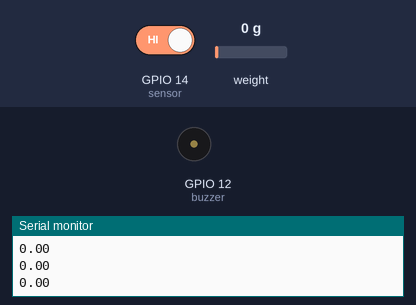
This sketch was run on a simulated ESP8266 (NodeMCU). Shown: buzzer (waves = sounding, pin HIGH), the last lines printed to the serial monitor. The inputs (shaded band) are chosen by the test bench; at power-on: GPIO 14 (sensor) HIGH, weight on the scale 0 g.

Above: at 3.7 s.
3.8 s: GPIO 14 (sensor) driven LOW
At 4.8 s:
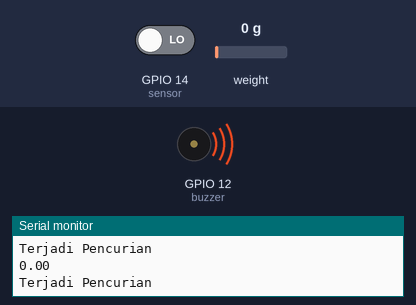
8.4 s: GPIO 14 (sensor) driven HIGH
At 9.8 s:
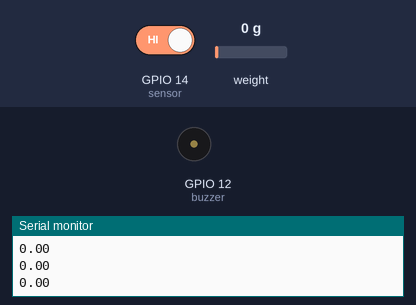
Timing chart, 0 to 10.9 s (numbered marks = the images above; inputs shaded):
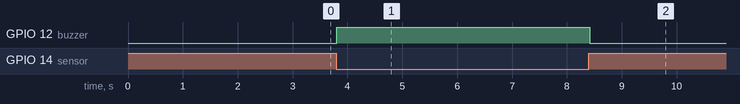

Measured:
- after the input at 3.8 s, GPIO 12 (buzzer): LOW → HIGH at once
- after the input at 8.4 s, GPIO 12 (buzzer): HIGH → LOW at once

The sketch:

Truck_Telegram.ino
```cpp
#include "HX711.h"
#include <ESP8266WiFi.h>
#include "Adafruit_Fingerprint.h"
#include "CTBot.h"                                                  // Memanggil library CTBot
CTBot myBot;

#define DOUT  5
#define CLK  4

String ssid  = "Server Project";
String pass  = "Master75wew";
String token = "5661450449:AAFrWAR-iRU0cBXYd1UZZ1RMlc58M3Rj1lc";

HX711 scale(DOUT, CLK);
float calibration_factor = 410;
float GRAM, nilai_berat, nilai_batas_bawah = 10000, nilai_batas_atas = 10000, batas_ambang = 100;
int sensor = 14, buzzer = 12;

void setup() {
  Serial.begin(9600);
  pinMode(sensor, INPUT_PULLUP);
  pinMode(buzzer, OUTPUT);
  Serial.println();
  Serial.print("Connecting");
  myBot.wifiConnect(ssid, pass);                                     // Menghubungkan ke jaringan internet
  myBot.setTelegramToken(token);                                     // Menghubungkan ke telegram
  if (myBot.testConnection()) {                                      // Jika terhubung dengan jaringan internet, maka
    Serial.println("System Online ");                           // Tampil "testConnection OK" pada serial monitor
    myBot.sendMessage(1441844129, "System Online");
    myBot.sendMessage(1315539227, "System Online");
  } else {
    Serial.println("System OFFLINE ");
    delay(3000);
  }
  scale.set_scale();
  scale.tare();
  Serial.println("Kalibrasi Berat");
}

void loop() {

  cek_berat();

  TBMessage msg;
  if (digitalRead(sensor) == LOW) {
    Serial.println("Terjadi Pencurian");
    myBot.sendMessage(1315539227, "Terjadi Pencurian");
    digitalWrite(buzzer, HIGH);
  } else {
    digitalWrite(buzzer, LOW);
  }
  if (myBot.getNewMessage(msg)) {
    if (msg.text.equalsIgnoreCase("cek")) {
      myBot.sendMessage(1315539227, "Berat Kendaraan = " + String(GRAM, 2) + " Gram");
      Serial.println("Cek Berat");
    }
    if (msg.text.equalsIgnoreCase("konfirmasi")) {
      nilai_berat = GRAM;
      nilai_batas_bawah = nilai_berat - batas_ambang;
      nilai_batas_atas = nilai_berat + batas_ambang;
      myBot.sendMessage(1315539227, "Konfirmasi Berat = " + String(GRAM, 2) + " Gram");
      myBot.sendMessage(1315539227, "Konfirmasi Berat Max = " + String(nilai_batas_atas, 2) + " Gram");
      myBot.sendMessage(1315539227, "Konfirmasi Berat Min = " + String(nilai_batas_bawah, 2) + " Gram");
      Serial.println("Konfirasmi Berat");
    }
  }
  if (nilai_berat > 10) {
    if (GRAM < nilai_batas_bawah) {
      Serial.println("Timbangan Berkurang");
      myBot.sendMessage(1315539227, "Terjadi Pengurangan Berat");
      myBot.sendMessage(1315539227, "Berat = " + String(GRAM, 2) + " Gram");
      digitalWrite(buzzer, HIGH);
      delay(2000);
    } else {
      digitalWrite(buzzer, LOW);
    }
    if (GRAM > nilai_batas_atas) {
      Serial.println("Timbangan Bertambah");
      myBot.sendMessage(1315539227, "Terjadi Penambahan Berat");
      myBot.sendMessage(1315539227, "Berat = " + String(GRAM, 2) + " Gram");
      digitalWrite(buzzer, HIGH);
      delay(2000);
    } else {
      digitalWrite(buzzer, LOW);
    }
  }


}


void cek_berat() {
  scale.set_scale(calibration_factor);
  float data_berat = abs(scale.get_units());
  GRAM = (data_berat), 4;
  Serial.println(String(GRAM, 2));
}
```
